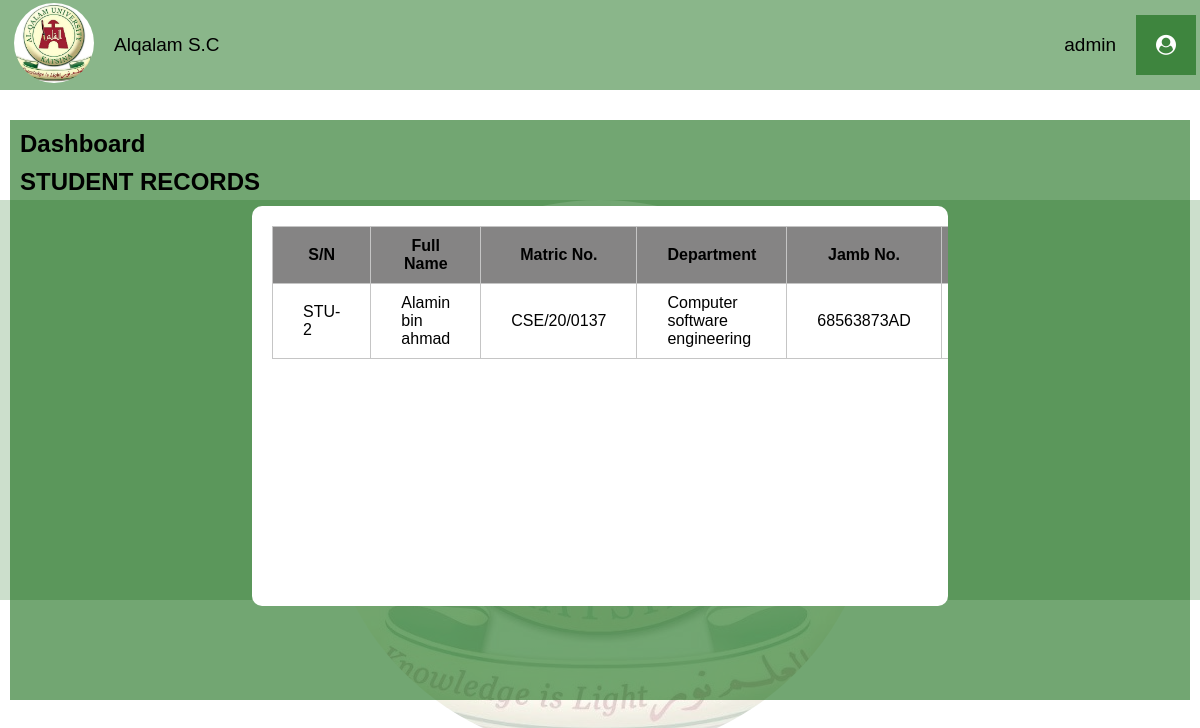
/student-record/ (signed in), run on an earlier commit of the app's database.
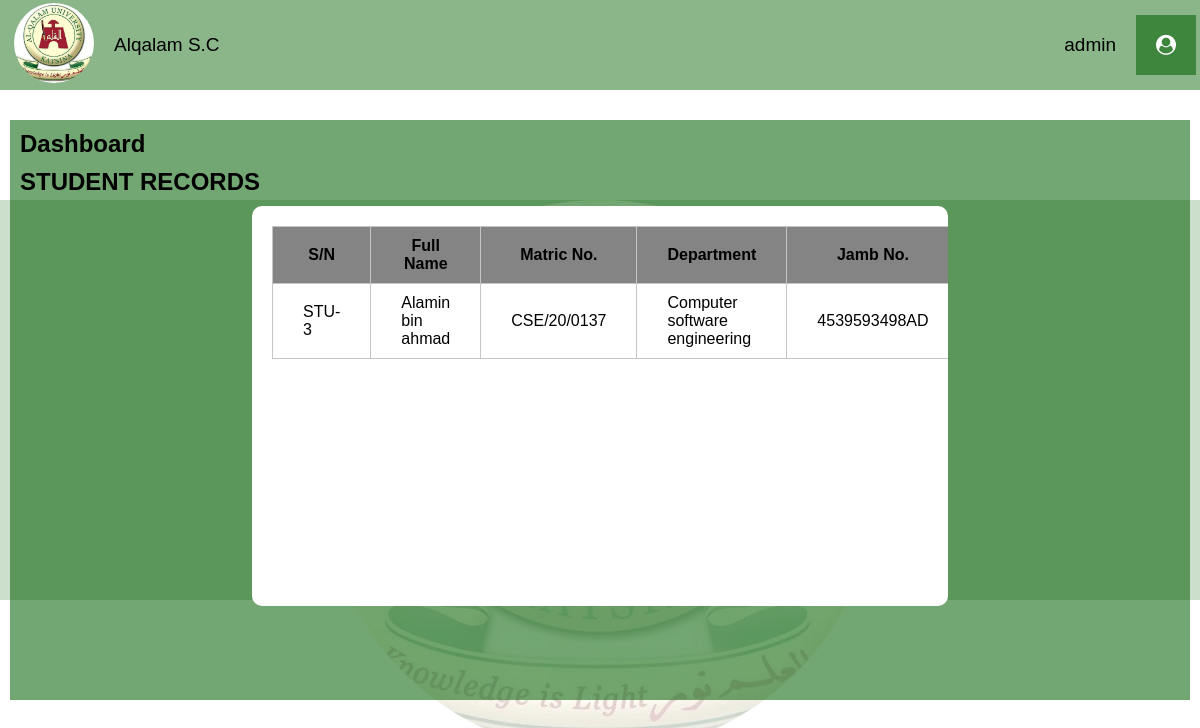
And on a later commit of the database.
### SCSApp/models.py (models this page shows, shortened)
class StudentProfile(models.Model):
    user = models.ForeignKey(User, on_delete=models.CASCADE)
    full_name = models.CharField(max_length=20, blank=True)
    matric_no = models.CharField(max_length=100, blank=True)
    department = models.CharField(max_length=100, blank=True)
    jamb_no = models.CharField(max_length=100, blank=True)
    current_date = models.DateField(auto_now_add=True)
    year_addmitted = models.CharField(max_length=100, blank=True)
    phone_number = models.CharField(max_length=100, blank=True)

### SCSApp/views.py (the view)
# urls.py: path('student-record/', views.student_record, name='student-record'),
@login_required(login_url='/')
def student_record(request):
    students = StudentProfile.objects.all().order_by('-id')
    current_user = User.objects.get(username=request.user)
    context = {
        "user": current_user,
        "students": students,
    }
    return render(request, 'dashboard/student-record.html', context)

### templates/dashboard/student-record.html (shortened to what this page needs)
{% load static %}
<!DOCTYPE html>
<html lang="en">
<head>
    <link rel="stylesheet" href="https://cdnjs.cloudflare.com/ajax/libs/font-awesome/4.7.0/css/font-awesome.min.css">
    <link rel="stylesheet" href="{% static 'style.css' %}">
</head>
<body>
    <div class="dasboard-con">
        <header>
            <ul>
                <li id="open">
                    <img src="{% static 'img/logo.jpeg' %}" alt="" height="80" width="80">
                </li>
                <li>Alqalam S.C</li>
            </ul>
            <ul>
                <li>{{user.username}}</li>
                <li><i class="fa fa-user-circle"></i></li>
            </ul>
        </header>
        <section class="body-section">
            <div class="body-content">
                <div class="body">
                    <a href="/dashboard">
                        <h2>Dashboard</h2>
                    </a>
                    <h2>STUDENT RECORDS</h2>
                    <div class="cards">
                        <div class="table">
                            <table>
                                <thead>
                                    <th>S/N</th>
                                    <th>Full Name</th>
                                    <th>Matric No.</th>
                                    <th>Department</th>
                                    <th>Jamb No.</th>
                                    <th>Date Registered</th>
                                </thead>
                                <tbody>
                                    {% for stu in students %}
                                    <tr>
                                        <td>STU-{{stu.id}}</td>
                                        <td>{{stu.full_name}}</td>
                                        <td>{{stu.matric_no}}</td>
                                        <td>{{stu.department}}</td>
                                        <td>{{stu.jamb_no}}</td>
                                        <td>{{stu.current_date}}</td>
                                    </tr>
                                    {% endfor %}
                                </tbody>
                            </table>
                        </div>
                    </div>
                </div>
            </div>
            <div class="mom-logo dash">
                <div class="logo">
                </div>
            </div>
        </section>
    </div>
</body>
</html>

What changed in the data, as far as the page shows it:
removed StudentProfile: id "2", full_name "Alamin bin ahmad", matric_no "CSE/20/0137", department "Computer software engineering", jamb_no "68563873AD"
added StudentProfile: id "3", full_name "Alamin bin ahmad", matric_no "CSE/20/0137", department "Computer software engineering", jamb_no "4539593498AD"
